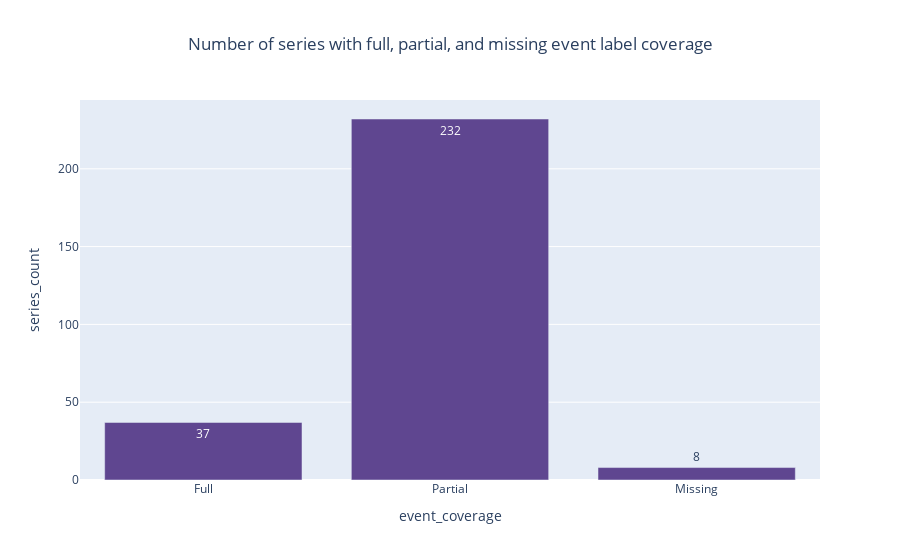

Write notebook code for a chart like this one.
### Markdown cell above
There are some findings in the plot:
1. Enmo levels decrease during sleep periods—defined as the time between Onset and Wakeup events.
2. For anglez, the intensity appears to differ between sleep and wake times, but not very significant.
3. Interestingly, not all profiles are consistently labeled, and some appear to be repetitive over multiple days.

### Code cell
import pandas as pd
import plotly.express as px

df_train_events['timestamp'] = pd.to_datetime(df_train_events['timestamp'], utc=True)

# create pivot table
pivot = df_train_events.pivot_table(index='series_id', columns='event', values='timestamp', aggfunc=['min', 'max'])
pivot.columns = [f'{level}_{col}_ts' for level, col in pivot.columns] 

# Creating an event summary table
events_summary = df_train_events \
    .groupby('series_id') \
    .agg(count_events=('event', 'count'), count_non_null_events=('step', 'count')) \
    .join(pivot, how='left')

# insert a new column with the percentage of non-null events
events_summary['pct_non_null_events'] = events_summary['count_non_null_events'] / events_summary['count_events']

# sort the DataFrame by the percentage of non-null events
events_summary = events_summary.sort_values(['pct_non_null_events', 'count_non_null_events'], ascending=[False, True])

# make sure three different series
complete_series = events_summary.query('pct_non_null_events == 1.0')
empty_series = events_summary.query('pct_non_null_events == 0.0')
incomplete_series = events_summary.query('(pct_non_null_events > 0.0) & (pct_non_null_events < 1.0)')

summary_evt = {
    'event_coverage': ['Full', 'Partial', 'Missing'],
    'series_count': [complete_series.shape[0], incomplete_series.shape[0], empty_series.shape[0]]
}

agg_data = pd.DataFrame(summary_evt)

fig = px.bar(agg_data, x='event_coverage', y='series_count', 
             title='Number of series with full, partial, and missing event label coverage',
             text='series_count',
             color_discrete_sequence=px.colors.qualitative.Prism)
fig.update_layout(title_x=0.5)
fig.show()

### Figure 1 — Plotly figure (JSON) as saved in the notebook; plotly's stock layout.template omitted (floating-point values rounded to 4 significant figures)
{"data": [{"alignmentgroup": "True", "hovertemplate": "event_coverage=%{x}<br>series_count=%{text}<extra></extra>", "legendgroup": "", "marker": {"color": "rgb(95, 70, 144)", "pattern": {"shape": ""}}, "name": "", "offsetgroup": "", "orientation": "v", "showlegend": false, "text": [37, 232, 8], "textposition": "auto", "type": "bar", "x": ["Full", "Partial", "Missing"], "xaxis": "x", "y": [37, 232, 8], "yaxis": "y"}], "layout": {"barmode": "relative", "legend": {"tracegroupgap": 0}, "title": {"text": "Number of series with full, partial, and missing event label coverage", "x": 0.5}, "xaxis": {"anchor": "y", "domain": [0, 1], "title": {"text": "event_coverage"}}, "yaxis": {"anchor": "x", "domain": [0, 1], "title": {"text": "series_count"}}}}
